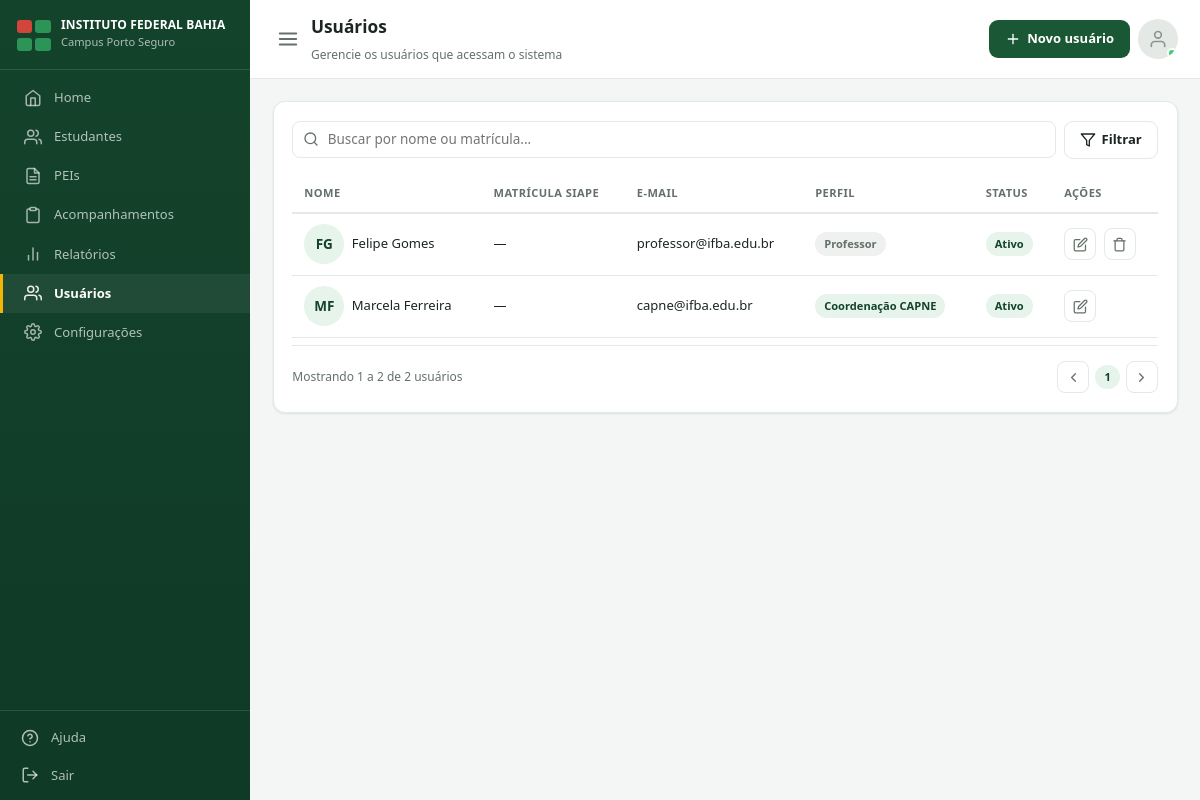
The page /contas/usuarios/ (signed in) on the database its author committed.
### accounts/models.py (models this page shows)
class Usuario(AbstractUser):
    class Perfil(models.TextChoices):
        COORDENACAO = 'coordenacao', 'Coordenação CAPNE'
        PROFESSOR = 'professor', 'Professor'
    perfil = models.CharField(
        max_length=20, choices=Perfil.choices, default=Perfil.PROFESSOR,
    )
    registro = models.CharField(
        'Matrícula/SIAPE', max_length=30, blank=True,
    )
    campus = models.CharField(max_length=100, blank=True, default='Porto Seguro')
    telefone = models.CharField(max_length=20, blank=True)
    ativo = models.BooleanField(default=True)
    criado_em = models.DateTimeField(auto_now_add=True)
    class Meta:
        verbose_name = 'Usuário'
        verbose_name_plural = 'Usuários'
        ordering = ['first_name', 'last_name']
    def __str__(self):
        return self.get_full_name() or self.username
    @property
    def is_coordenacao(self):
        return self.perfil == self.Perfil.COORDENACAO

### accounts/views.py (the view)
# urls.py: path('usuarios/', views.usuario_list, name='usuario_list'),
@coordenacao_required
def usuario_list(request):
    usuarios = Usuario.objects.all()
    perfil = request.GET.get('perfil')
    if perfil:
        usuarios = usuarios.filter(perfil=perfil)
    busca = request.GET.get('q')
    if busca:
        usuarios = usuarios.filter(first_name__icontains=busca) | usuarios.filter(
            last_name__icontains=busca) | usuarios.filter(username__icontains=busca)
    usuarios = list(usuarios)
    return render(request, 'accounts/usuario_list.html', {
        'usuarios': usuarios,
        'perfis': Usuario.Perfil.choices,
        'total_usuarios': len(usuarios),
    })

### dashboard/templatetags/icons.py (called while the page is built)
@register.simple_tag
def icon(name, size=18, css_class=''):
    path = PATHS.get(name, '')
    extra = f' {css_class}' if css_class else ''
    return mark_safe(
        f'<svg xmlns="http://www.w3.org/2000/svg" width="{size}" height="{size}" viewBox="0 0 24 24" '
        f'fill="none" stroke="currentColor" stroke-width="2" stroke-linecap="round" '
        f'stroke-linejoin="round" class="icon-svg{extra}">{path}</svg>'
    )

### templates/accounts/usuario_list.html (shortened to what this page needs)
{% extends 'base.html' %}
{% load icons %}
{% block page_title %}Usuários{% endblock %}
{% block breadcrumb %}<div class="breadcrumb">Gerencie os usuários que acessam o sistema</div>{% endblock %}
{% block topbar_actions %}
<a href="{% url 'accounts:usuario_create' %}" class="btn">{% icon 'plus' size=16 %} Novo usuário</a>
{% endblock %}
{% block content %}
<div class="card">
  <form method="get" class="d-flex gap-2" style="margin-bottom:1rem; align-items:flex-start; flex-wrap:wrap">
    <div class="search-input">
      <input class="form-control" type="text" name="q" value="{{ request.GET.q|default:'' }}" placeholder="Buscar por nome ou matrícula...">
    </div>
    <details class="filter-details">
      <summary class="btn btn-outline">{% icon 'filter' size=16 %} Filtrar</summary>
    </details>
  </form>
  <div class="table-wrap">
    <table class="data-table">
      <thead>
        <tr>
          <th>Nome</th><th>Matrícula SIAPE</th><th>E-mail</th><th>Perfil</th><th>Status</th><th>Ações</th>
        </tr>
      </thead>
      <tbody>
        {% for usuario in usuarios %}
        <tr>
          <td>
            <div class="d-flex align-center gap-2">
              <div class="avatar">{{ usuario.first_name|slice:':1' }}{{ usuario.last_name|slice:':1' }}</div>
              {{ usuario.get_full_name|default:usuario.username }}
            </div>
          </td>
          <td>{{ usuario.registro|default:'—' }}</td>
          <td>{{ usuario.email|default:'—' }}</td>
          <td>
            {% if usuario.is_coordenacao %}<span class="badge">{{ usuario.get_perfil_display }}</span>
            {% else %}<span class="badge badge-muted">{{ usuario.get_perfil_display }}</span>{% endif %}
          </td>
          <td>
            {% if usuario.ativo %}<span class="badge">Ativo</span>{% else %}<span class="badge badge-danger">Inativo</span>{% endif %}
          </td>
          <td>
            <div class="btn-group">
              <a class="icon-btn" href="{% url 'accounts:usuario_update' usuario.pk %}" title="Editar">{% icon 'edit' size=15 %}</a>
              {% if usuario != request.user %}
              <form method="post" action="{% url 'accounts:usuario_toggle_ativo' usuario.pk %}" onsubmit="return confirm('{% if usuario.ativo %}Desativar{% else %}Ativar{% endif %} o acesso de {{ usuario }}?');">
                <button class="icon-btn icon-btn-danger" type="submit" title="{% if usuario.ativo %}Desativar{% else %}Ativar{% endif %}">{% icon 'trash' size=15 %}</button>
              </form>
              {% endif %}
            </div>
          </td>
        </tr>
        {% empty %}
        <tr><td colspan="6"><div class="empty-state">{% icon 'users' size=28 %}<div style="margin-top:.5rem">Nenhum usuário encontrado.</div></div></td></tr>
        {% endfor %}
      </tbody>
    </table>
  </div>
  {% if usuarios %}
  <div class="pagination-bar">
    <span>Mostrando 1 a {{ total_usuarios }} de {{ total_usuarios }} usuário{{ total_usuarios|pluralize }}</span>
    <div class="pagination-controls">
      <button class="icon-btn" disabled>{% icon 'chevron-left' size=15 %}</button>
      <span class="badge">1</span>
      <button class="icon-btn" disabled>{% icon 'chevron-right' size=15 %}</button>
    </div>
  </div>
  {% endif %}
</div>
{% endblock %}

### static/css/style.css (style rules this page uses)
:root { --verde-900: #0f3a26; --verde-800: #14432b; --verde-700: #1a5734; --verde-600: #227a45; --verde-500: #2d9457; --verde-100: #e6f4ec; --verde-50: #f2faf5; --roxo: #7c6fe0; --amarelo: #f2b705; --azul: #3b82c4; --cinza-cat: #a2ada7; --bg: #f3f6f4; --card-bg: #ffffff; --text: #1c2621; --text-muted: #647169; --border: #e3e9e5; --danger: #d1453b; --danger-bg: #fbe9e7; --warning: #b8860b; --warning-bg: #fff6e0; --sucesso: #1a5734; --sucesso-bg: #e6f4ec; --radius: 12px; --shadow: 0 1px 2px rgba(15, 58, 38, 0.05), 0 1px 3px rgba(15, 58, 38, 0.05); --sidebar-w: 250px; --laranja: #d98a1f; --laranja-bg: #fdf1e0; }
* { box-sizing: border-box; }
.icon-svg { display: inline-block; vertical-align: middle; flex-shrink: 0; }
.btn .icon-svg, .quick-link .icon-svg, .topbar-profile .icon-svg { display: block; }
html, body { margin: 0; padding: 0; background: var(--bg); color: var(--text); font-family: "Segoe UI", Roboto, -apple-system, BlinkMacSystemFont, Arial, sans-serif; font-size: 15px; line-height: 1.5; }
a { color: var(--verde-700); text-decoration: none; }
.sidebar-nav a .icon-svg { flex-shrink: 0; opacity: .9; }
.topbar .breadcrumb { font-size: .8rem; color: var(--text-muted); }
.card { background: var(--card-bg); border: 1px solid var(--border); border-radius: var(--radius); box-shadow: var(--shadow); padding: 1.25rem; }
.btn { display: inline-flex; align-items: center; gap: .4rem; padding: .55rem 1rem; border-radius: 9px; border: 1px solid transparent; font-size: .87rem; font-weight: 600; cursor: pointer; text-decoration: none; background: var(--verde-700); color: #fff; }
.btn-outline { background: transparent; border-color: var(--border); color: var(--text); }
.btn-group { display: flex; gap: .5rem; flex-wrap: wrap; }
.form-control { width: 100%; padding: .55rem .7rem; border: 1px solid var(--border); border-radius: 8px; font-size: .9rem; background: #fff; color: var(--text); font-family: inherit; }
.table-wrap { overflow-x: auto; }
table.data-table { width: 100%; border-collapse: collapse; font-size: .87rem; }
.data-table th { text-align: left; padding: .7rem .8rem; border-bottom: 2px solid var(--border); color: var(--text-muted); font-size: .74rem; text-transform: uppercase; letter-spacing: .04em; }
.data-table td { padding: .7rem .8rem; border-bottom: 1px solid var(--border); vertical-align: middle; }
.badge { display: inline-flex; align-items: center; gap: .3rem; padding: .25rem .6rem; border-radius: 999px; font-size: .74rem; font-weight: 600; background: var(--verde-100); color: var(--verde-800); }
.badge-muted { background: #eef1ef; color: var(--text-muted); }
.avatar { width: 40px; height: 40px; border-radius: 50%; background: var(--verde-100); color: var(--verde-800); display: flex; align-items: center; justify-content: center; font-weight: 700; font-size: .9rem; flex-shrink: 0; overflow: hidden; }
.search-input { position: relative; flex: 1; min-width: 220px; }
.search-input input.form-control { padding-left: 2.3rem; }
.filter-details { position: relative; }
.filter-details summary { list-style: none; cursor: pointer; }
.icon-btn { display: inline-flex; align-items: center; justify-content: center; width: 32px; height: 32px; border-radius: 8px; border: 1px solid var(--border); background: var(--card-bg); color: var(--text-muted); cursor: pointer; }
.pagination-bar { display: flex; align-items: center; justify-content: space-between; flex-wrap: wrap; gap: .75rem; padding-top: 1rem; margin-top: .5rem; border-top: 1px solid var(--border); font-size: .8rem; color: var(--text-muted); }
.pagination-controls { display: flex; align-items: center; gap: .4rem; }
.d-flex { display: flex; }
.gap-2 { gap: .5rem; }
.align-center { align-items: center; }

### rows shown on the page
Usuario: first_name "F", last_name "G", get_full_name "Felipe Gomes", registro "—", email "professor@ifba.edu.br", perfil "Professor", ativo "Ativo"
Usuario: first_name "M", last_name "F", get_full_name "Marcela Ferreira", registro "—", email "capne@ifba.edu.br", perfil "Coordenação CAPNE", ativo "Ativo"

### other values the page prints
{{ total_usuarios }} "2"
